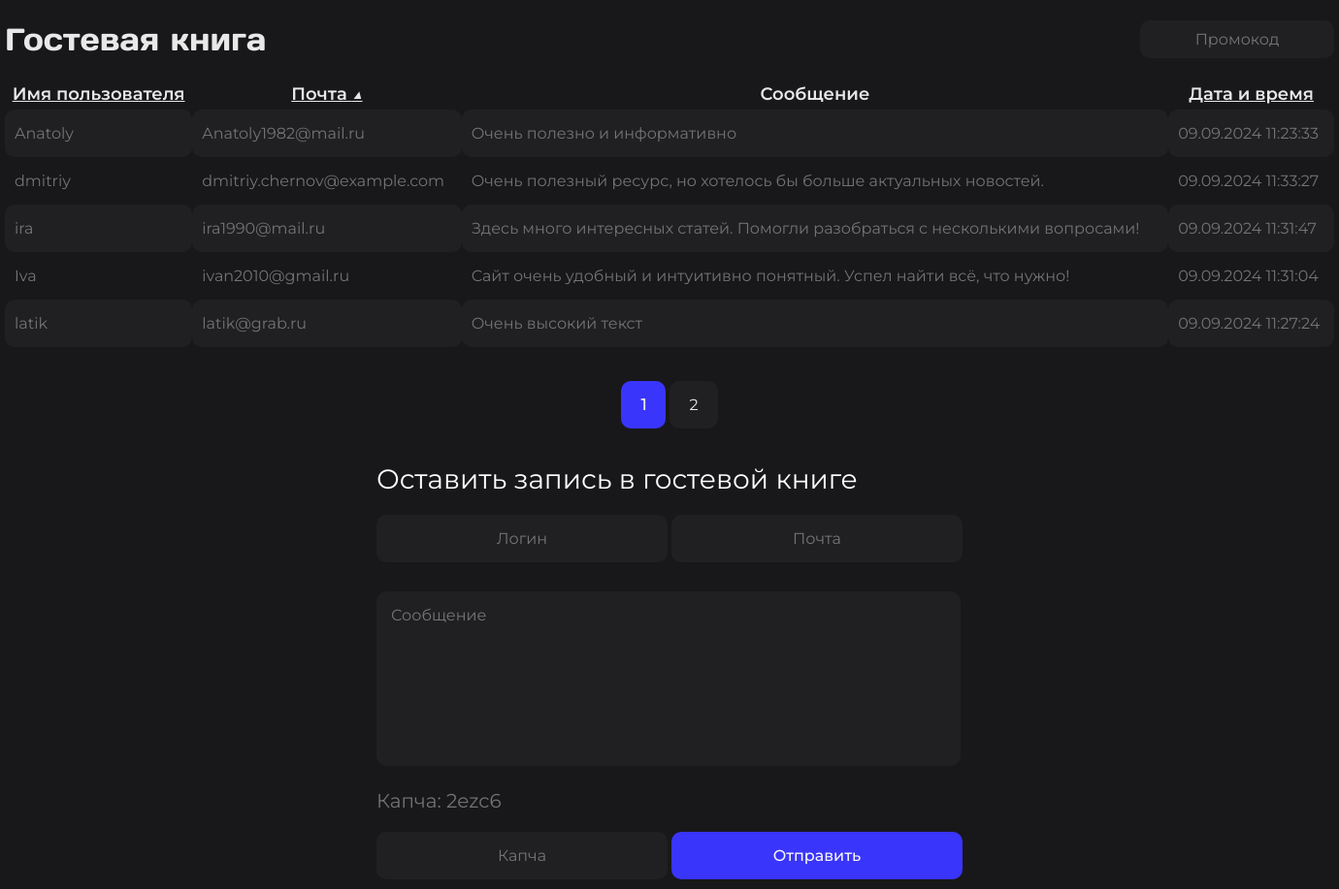
The app's page /?sort=email_asc with its own data.
### tables this page shows
CREATE TABLE `message` (
  `id` int NOT NULL,
  `username` varchar(255) NOT NULL,
  `email` varchar(255) NOT NULL,
  `description` varchar(255) NOT NULL,
  `date` varchar(255) NOT NULL,
  `ip` varchar(255) NOT NULL,
  `browser` varchar(255) NOT NULL
);

### index.php (the view, shortened to what this page needs)
<?php
    require_once "settings/system.php";
?>
<!DOCTYPE html>
<html lang="ru">
<head>
    <link rel="stylesheet" href="style/main.css">
</head>
<body>
    <div class="container">
        <div class="headerType">
            <p class="headerText">Гостевая книга</p>
            <form action="" method="POST">
                <input type="text" name="promo" placeholder="Промокод">
            </form>
        </div>
        <table>
            <thead>
                <thead>
                    <td><?php echo sort_link_th('Имя пользователя', 'username_asc', 'username_desc'); ?></td>
                    <td><?php echo sort_link_th('Почта', 'email_asc', 'email_desc'); ?></td>
                    <td>Сообщение</td>
                    <td><?php echo sort_link_th('Дата и время', 'date_asc', 'date_desc'); ?></td>
                </thead>
            </thead>
            <tbody>
                <?php
                    require_once "settings/connect.php";
                    $limit = 5;
                    $result = mysqli_query($db_server, "SELECT COUNT(*) as count FROM message");
                    $row = mysqli_fetch_assoc($result);
                    $total_records = $row['count'];
                    $total_pages = ceil($total_records / $limit);
                    $current_page = isset($_GET['page']) ? (int)$_GET['page'] : 1;
                    $offset = ($current_page - 1) * $limit;
                    $query = "SELECT * FROM message ORDER BY {$sort_sql} LIMIT $limit OFFSET $offset";
                    $result = mysqli_query($db_server, $query);
                    $unsit = "";
                    if($unsit == ""){
                        if(mysqli_num_rows($result)>0) {
                            while($row = mysqli_fetch_array($result, MYSQLI_ASSOC))
                            {
                                echo
                                    "<tr>
                                        <td>" . $row['username'] . "</td>
                                        <td>" . $row['email'] . "</td>
                                        <td>" . $row['description'] . "</td>
                                        <td>" . date("d.m.Y H:i:s", $row['date']) . "</td>
                                    </tr>";
                            }
                        }
                    }
                ?>
            </tbody>
        </table>
        <div class="pagination">
            <?php
                for ($i = 1; $i <= $total_pages; $i++) {
                    $sort_param = isset($_GET['sort']) ? '&sort=' . htmlspecialchars($sort) : '';
                    if ($i == $current_page) {
                        echo "<strong>$i</strong> ";
                    } else {
                        echo "<a href='?page=$i$sort_param'>$i</a> ";
                    }
                }
            ?>
        </div>
        <form action="" class="form" method="POST">
            <p>Оставить запись в гостевой книге</p>
            <input type="text" name="username" placeholder="Логин" required>
            <input type="email" name="email" placeholder="Почта" required>
            <br>
            <textarea name="description" class="description" placeholder="Сообщение" required></textarea>
            <p class="infotext">Капча: <?echo $_SESSION['captha']?></p>
            <input type="text" name="captcha" placeholder="Капча" required>
            <input type="submit" value="Отправить" name="but" class="but">
        </form>
        <?php
            exit();
        ?>

### style/main.css (style rules this page uses)
* { padding: 0; margin: 0; }
.container { width: 1370px; margin: 0 auto; }
body { background-color: #18181B; }
h2,p,a,strong,td,th { color: #E8E8E8; }
.headerType { display: flex; justify-content: space-between; align-items: center; margin-top: 20px; }
.headerType .headerText { font-family: days; font-size: 32px; }
.headerType form input { width: 200px; text-align: center; font-size: 16px; padding: 10px 0px; background-color: #202022; border-radius: 10px; border: none; color: #737375; font-family: Montserrat-Regular; outline: none; }
table { width: 100%; margin-top: 20px; border-collapse: collapse; }
table thead td { font-weight: bold; padding: 5px; font-family: Montserrat-SemiBold; text-align: center; font-size: 18px; }
table tbody td { padding: 15px 10px; text-align: left; color: #737375; border-radius: 10px; font-family: Montserrat-Regular; }
table tbody tr:nth-child(odd) { background-color: #202022; }
.pagination { margin: 50px 0px; font-family: Montserrat-Regular; text-align: center; }
.pagination a,strong { padding: 15px 20px; background-color: #202022; border-radius: 10px; text-decoration: none; transition: 0.3s; }
.pagination strong { background-color: #3A35FB; }
.form { margin-top: 100px; width: 604px; margin: 0 auto; }
.form p { color: #fff; font-size: 28px; font-family: Montserrat-Regular; }
.form input { width: 300px; text-align: center; font-size: 16px; padding: 15px 0px; background-color: #202022; border-radius: 10px; margin-bottom: 10px; border: none; color: #737375; font-family: Montserrat-Regular; outline: none; margin-top: 20px; }
.form textarea { margin: 20px 0px; width: 572px; height: 150px; padding: 15px; resize: none; border: none; outline: none; border-radius: 10px; color: #737375; font-family: Montserrat-Regular; background-color: #202022; font-size: 16px; }
.form .infotext { font-size: 20px; color: #737375; -webkit-touch-callout: none; -webkit-user-select: none; -khtml-user-select: none; -moz-user-select: none; -ms-user-select: none; user-select: none; }
.form .but { cursor: pointer; background-color: #3A35FB; margin-top: 10px; transition: all 0.8s; font-family: Montserrat-Medium; color: #F7F7F7; }

### records on screen
message: username "Anatoly", email "Anatoly1982@mail.ru", description "Очень полезно и информативно", date "09.09.2024 11:23:33"
message: username "dmitriy", email "dmitriy.chernov@example.com", description "Очень полезный ресурс, но хотелось бы больше актуальных новостей.", date "09.09.2024 11:33:27"
message: username "ira", email "ira1990@mail.ru", description "Здесь много интересных статей. Помогли разобраться с несколькими вопросами!", date "09.09.2024 11:31:47"
message: username "Iva", email "ivan2010@gmail.ru", description "Сайт очень удобный и интуитивно понятный. Успел найти всё, что нужно!", date "09.09.2024 11:31:04"
message: username "latik", email "latik@grab.ru", description "Очень высокий текст", date "09.09.2024 11:27:24"

### other values on screen
$title "Имя пользователя Дата и время"
$title "Почта"
$_SESSION['captha'] "2ezc6"
